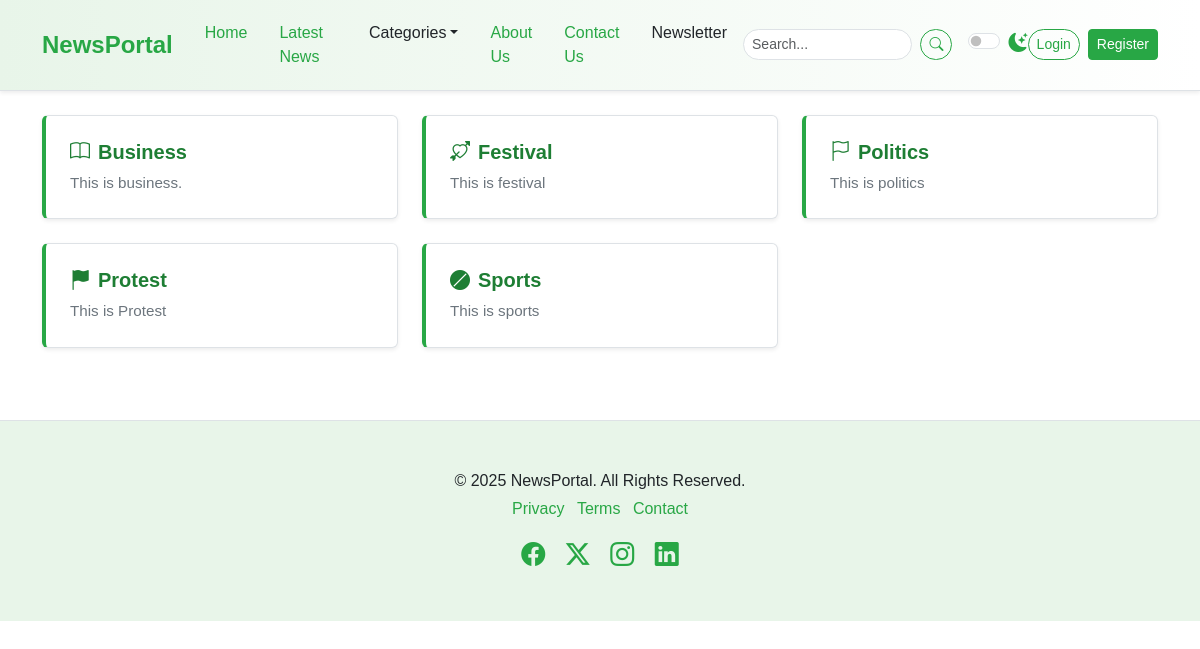
Page /categories/ on the committed database.
### newspaper/models.py (models this page shows, shortened)
class TimeStampedModel(models.Model):
    created_at = models.DateTimeField(auto_now_add=True)
    updated_at = models.DateTimeField(auto_now=True)
    class Meta:
        abstract = True # Don't create a table in DB

class Category(TimeStampedModel):
    name = models.CharField(max_length=100)
    icon = models.CharField(max_length=100, null=True, blank=True)
    description = models.TextField(null=True, blank=True)
    class Meta:
        ordering = ["name"] # category.objects.all()
        verbose_name = "category"
        verbose_name_plural = "Categories"

### newspaper/views.py (the view)
# urls.py: path("categories/", AllCategoriesView.as_view(), name="all-categories"),
class AllCategoriesView(ListView):
    model = Category
    template_name = "all_categories.html"  # create this template
    context_object_name = "categories"

### newspaper/nav.py (called while the page is built)
def navigation(request):
    categories = Category.objects.all()[:4]
    return {"categories": categories}

### templates/all_categories.html
{% extends "newsportal/base.html" %}
{% block content %}
<div class="container py-4">
    <div class="row row-cols-1 row-cols-md-3 g-4">
        {% for category in categories %}
            <div class="col">
                <div class="card h-100 shadow-sm list-item-card">
                    <div class="card-body">
                        <h5 class="card-title">
                            <a href="all_categories.html"><i class="{{ category.icon }} me-2"></i>{{ category.name|title }}</a>
                        </h5>
                        <p class="card-text">{{ category.description }}</p>
                    </div>
                </div>
            </div>
        {% endfor %}
    </div>
</div>
{% endblock %}

### static/css/style.css (style rules this page uses)
:root { --primary-green: #28a745; --light-green: #e8f5e9; --dark-green: #1e7e34; --accent-green: #5cb85c; --text-color-light: #212529; --text-color-dark: #f8f9fa; --bg-light: #ffffff; --bg-dark: #212529; --card-bg-light: #ffffff; --card-bg-dark: #343a40; --border-color-light: #dee2e6; --border-color-dark: #495057; --shadow-sm: 0 0.125rem 0.25rem rgba(0, 0, 0, 0.075); --shadow: 0 0.5rem 1rem rgba(0, 0, 0, 0.15); --transition-speed: 0.3s ease; }
body { font-family: "Poppins", sans-serif; background-color: var(--bg-light); color: var(--text-color-light); transition: background-color var(--transition-speed), color var(--transition-speed); }
.card { border: 1px solid var(--border-color-light); transition: box-shadow var(--transition-speed), transform var(--transition-speed); background-color: var(--card-bg-light); color: var(--text-color-light); }
.card-title { color: var(--dark-green); font-weight: 600; }
.list-item-card { transition: transform 0.2s ease-in-out, box-shadow 0.2s ease-in-out; border-left: 4px solid var(--primary-green); }
.list-item-card .card-body { padding: 1.5rem; }
.list-item-card .card-title a { text-decoration: none; color: var(--dark-green); font-weight: 600; }
.list-item-card .card-text { font-size: 0.95rem; color: #6c757d; }

### rows in the picture
Category: name "Business", description "This is business."
Category: name "Festival", description "This is festival"
Category: name "Politics", description "This is politics"
Category: name "Protest", description "This is Protest"
Category: name "Sports", description "This is sports"
